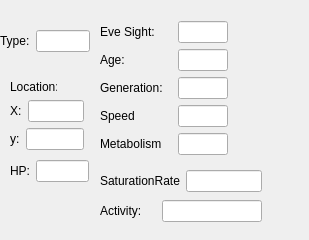
<?xml version="1.0" encoding="UTF-8"?>
<ui version="4.0">
 <class>BeingWindow</class>
 <widget class="QMainWindow" name="BeingWindow">
  <property name="geometry">
   <rect>
    <x>0</x>
    <y>0</y>
    <width>309</width>
    <height>240</height>
   </rect>
  </property>
  <property name="sizePolicy">
   <sizepolicy hsizetype="Fixed" vsizetype="Fixed">
    <horstretch>0</horstretch>
    <verstretch>0</verstretch>
   </sizepolicy>
  </property>
  <property name="maximumSize">
   <size>
    <width>400</width>
    <height>400</height>
   </size>
  </property>
  <property name="windowTitle">
   <string>BeingParameters</string>
  </property>
  <widget class="QWidget" name="centralwidget">
   <widget class="QLabel" name="label_7">
    <property name="geometry">
     <rect>
      <x>10</x>
      <y>80</y>
      <width>47</width>
      <height>13</height>
     </rect>
    </property>
    <property name="text">
     <string>Location:</string>
    </property>
   </widget>
   <widget class="QWidget" name="layoutWidget">
    <property name="geometry">
     <rect>
      <x>10</x>
      <y>100</y>
      <width>74</width>
      <height>52</height>
     </rect>
    </property>
    <layout class="QVBoxLayout" name="verticalLayout">
     <item>
      <layout class="QHBoxLayout" name="horizontalLayout_7">
       <item>
        <widget class="QLabel" name="label_8">
         <property name="text">
          <string>X:</string>
         </property>
        </widget>
       </item>
       <item>
        <widget class="QLineEdit" name="xLoc">
         <property name="readOnly">
          <bool>true</bool>
         </property>
        </widget>
       </item>
      </layout>
     </item>
     <item>
      <layout class="QHBoxLayout" name="horizontalLayout_8">
       <item>
        <widget class="QLabel" name="label_9">
         <property name="text">
          <string>y:</string>
         </property>
        </widget>
       </item>
       <item>
        <widget class="QLineEdit" name="yLoc"/>
       </item>
      </layout>
     </item>
    </layout>
   </widget>
   <widget class="QWidget" name="layoutWidget">
    <property name="geometry">
     <rect>
      <x>100</x>
      <y>21</y>
      <width>128</width>
      <height>136</height>
     </rect>
    </property>
    <layout class="QVBoxLayout" name="verticalLayout_2">
     <item>
      <layout class="QHBoxLayout" name="horizontalLayout">
       <item>
        <widget class="QLabel" name="label">
         <property name="text">
          <string>Eve Sight:</string>
         </property>
         <property name="buddy">
          <cstring>eveSight</cstring>
         </property>
        </widget>
       </item>
       <item>
        <widget class="QLineEdit" name="eveSight">
         <property name="sizePolicy">
          <sizepolicy hsizetype="Fixed" vsizetype="Fixed">
           <horstretch>0</horstretch>
           <verstretch>0</verstretch>
          </sizepolicy>
         </property>
         <property name="maximumSize">
          <size>
           <width>50</width>
           <height>16777215</height>
          </size>
         </property>
        </widget>
       </item>
      </layout>
     </item>
     <item>
      <layout class="QHBoxLayout" name="horizontalLayout_2">
       <item>
        <widget class="QLabel" name="label_2">
         <property name="text">
          <string>Age:</string>
         </property>
         <property name="buddy">
          <cstring>eveSight</cstring>
         </property>
        </widget>
       </item>
       <item>
        <widget class="QLineEdit" name="age">
         <property name="sizePolicy">
          <sizepolicy hsizetype="Fixed" vsizetype="Fixed">
           <horstretch>0</horstretch>
           <verstretch>0</verstretch>
          </sizepolicy>
         </property>
         <property name="maximumSize">
          <size>
           <width>50</width>
           <height>16777215</height>
          </size>
         </property>
        </widget>
       </item>
      </layout>
     </item>
     <item>
      <layout class="QHBoxLayout" name="horizontalLayout_3">
       <property name="sizeConstraint">
        <enum>QLayout::SetNoConstraint</enum>
       </property>
       <item>
        <widget class="QLabel" name="label_3">
         <property name="text">
          <string>Generation:</string>
         </property>
         <property name="buddy">
          <cstring>eveSight</cstring>
         </property>
        </widget>
       </item>
       <item>
        <widget class="QLineEdit" name="gneration">
         <property name="sizePolicy">
          <sizepolicy hsizetype="Fixed" vsizetype="Fixed">
           <horstretch>0</horstretch>
           <verstretch>0</verstretch>
          </sizepolicy>
         </property>
         <property name="maximumSize">
          <size>
           <width>50</width>
           <height>16777215</height>
          </size>
         </property>
        </widget>
       </item>
      </layout>
     </item>
     <item>
      <layout class="QHBoxLayout" name="horizontalLayout_6">
       <item>
        <widget class="QLabel" name="label_6">
         <property name="text">
          <string>Speed</string>
         </property>
         <property name="buddy">
          <cstring>eveSight</cstring>
         </property>
        </widget>
       </item>
       <item>
        <widget class="QLineEdit" name="speed">
         <property name="sizePolicy">
          <sizepolicy hsizetype="Fixed" vsizetype="Fixed">
           <horstretch>0</horstretch>
           <verstretch>0</verstretch>
          </sizepolicy>
         </property>
         <property name="maximumSize">
          <size>
           <width>50</width>
           <height>16777215</height>
          </size>
         </property>
         <property name="readOnly">
          <bool>true</bool>
         </property>
        </widget>
       </item>
      </layout>
     </item>
     <item>
      <layout class="QHBoxLayout" name="horizontalLayout_9">
       <item>
        <widget class="QLabel" name="label_10">
         <property name="text">
          <string>Metabolism</string>
         </property>
         <property name="buddy">
          <cstring>eveSight</cstring>
         </property>
        </widget>
       </item>
       <item>
        <widget class="QLineEdit" name="metabolism">
         <property name="sizePolicy">
          <sizepolicy hsizetype="Fixed" vsizetype="Fixed">
           <horstretch>0</horstretch>
           <verstretch>0</verstretch>
          </sizepolicy>
         </property>
         <property name="maximumSize">
          <size>
           <width>50</width>
           <height>16777215</height>
          </size>
         </property>
         <property name="readOnly">
          <bool>true</bool>
         </property>
        </widget>
       </item>
      </layout>
     </item>
    </layout>
   </widget>
   <widget class="QWidget" name="layoutWidget_2">
    <property name="geometry">
     <rect>
      <x>10</x>
      <y>160</y>
      <width>79</width>
      <height>22</height>
     </rect>
    </property>
    <layout class="QHBoxLayout" name="horizontalLayout_10">
     <item>
      <widget class="QLabel" name="label_11">
       <property name="text">
        <string>HP:</string>
       </property>
      </widget>
     </item>
     <item>
      <widget class="QLineEdit" name="hpInfo"/>
     </item>
    </layout>
   </widget>
   <widget class="QWidget" name="layoutWidget_3">
    <property name="geometry">
     <rect>
      <x>0</x>
      <y>30</y>
      <width>90</width>
      <height>22</height>
     </rect>
    </property>
    <layout class="QHBoxLayout" name="horizontalLayout_11">
     <item>
      <widget class="QLabel" name="label_12">
       <property name="text">
        <string>Type:</string>
       </property>
      </widget>
     </item>
     <item>
      <widget class="QLineEdit" name="typeInfo"/>
     </item>
    </layout>
   </widget>
   <widget class="QWidget" name="layoutWidget">
    <property name="geometry">
     <rect>
      <x>100</x>
      <y>200</y>
      <width>162</width>
      <height>22</height>
     </rect>
    </property>
    <layout class="QHBoxLayout" name="horizontalLayout_4">
     <item>
      <widget class="QLabel" name="label_4">
       <property name="text">
        <string>Activity:</string>
       </property>
       <property name="buddy">
        <cstring>eveSight</cstring>
       </property>
      </widget>
     </item>
     <item>
      <widget class="QLineEdit" name="activity">
       <property name="sizePolicy">
        <sizepolicy hsizetype="Expanding" vsizetype="Fixed">
         <horstretch>0</horstretch>
         <verstretch>0</verstretch>
        </sizepolicy>
       </property>
       <property name="maximumSize">
        <size>
         <width>100</width>
         <height>16777214</height>
        </size>
       </property>
      </widget>
     </item>
    </layout>
   </widget>
   <widget class="QWidget" name="layoutWidget_4">
    <property name="geometry">
     <rect>
      <x>100</x>
      <y>170</y>
      <width>162</width>
      <height>22</height>
     </rect>
    </property>
    <layout class="QHBoxLayout" name="horizontalLayout_5">
     <item>
      <widget class="QLabel" name="label_5">
       <property name="text">
        <string>SaturationRate</string>
       </property>
       <property name="buddy">
        <cstring>eveSight</cstring>
       </property>
      </widget>
     </item>
     <item>
      <widget class="QLineEdit" name="saturationRate">
       <property name="sizePolicy">
        <sizepolicy hsizetype="Expanding" vsizetype="Fixed">
         <horstretch>0</horstretch>
         <verstretch>0</verstretch>
        </sizepolicy>
       </property>
       <property name="maximumSize">
        <size>
         <width>100</width>
         <height>16777214</height>
        </size>
       </property>
      </widget>
     </item>
    </layout>
   </widget>
   <zorder>layoutWidget</zorder>
   <zorder>layoutWidget</zorder>
   <zorder>layoutWidget</zorder>
   <zorder>label_7</zorder>
   <zorder>layoutWidget_2</zorder>
   <zorder>layoutWidget_3</zorder>
   <zorder>layoutWidget_4</zorder>
  </widget>
 </widget>
 <resources/>
 <connections/>
</ui>
